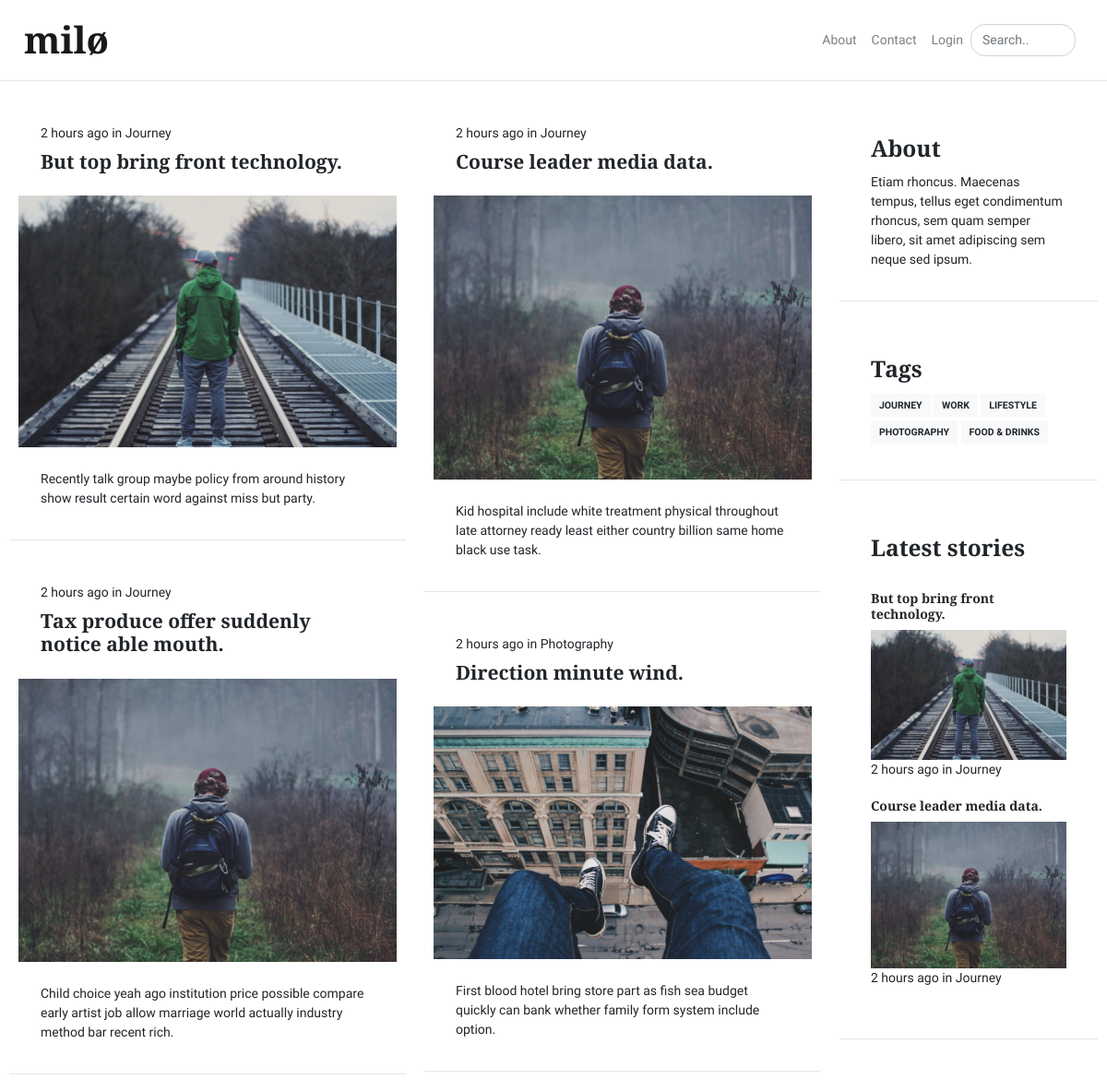
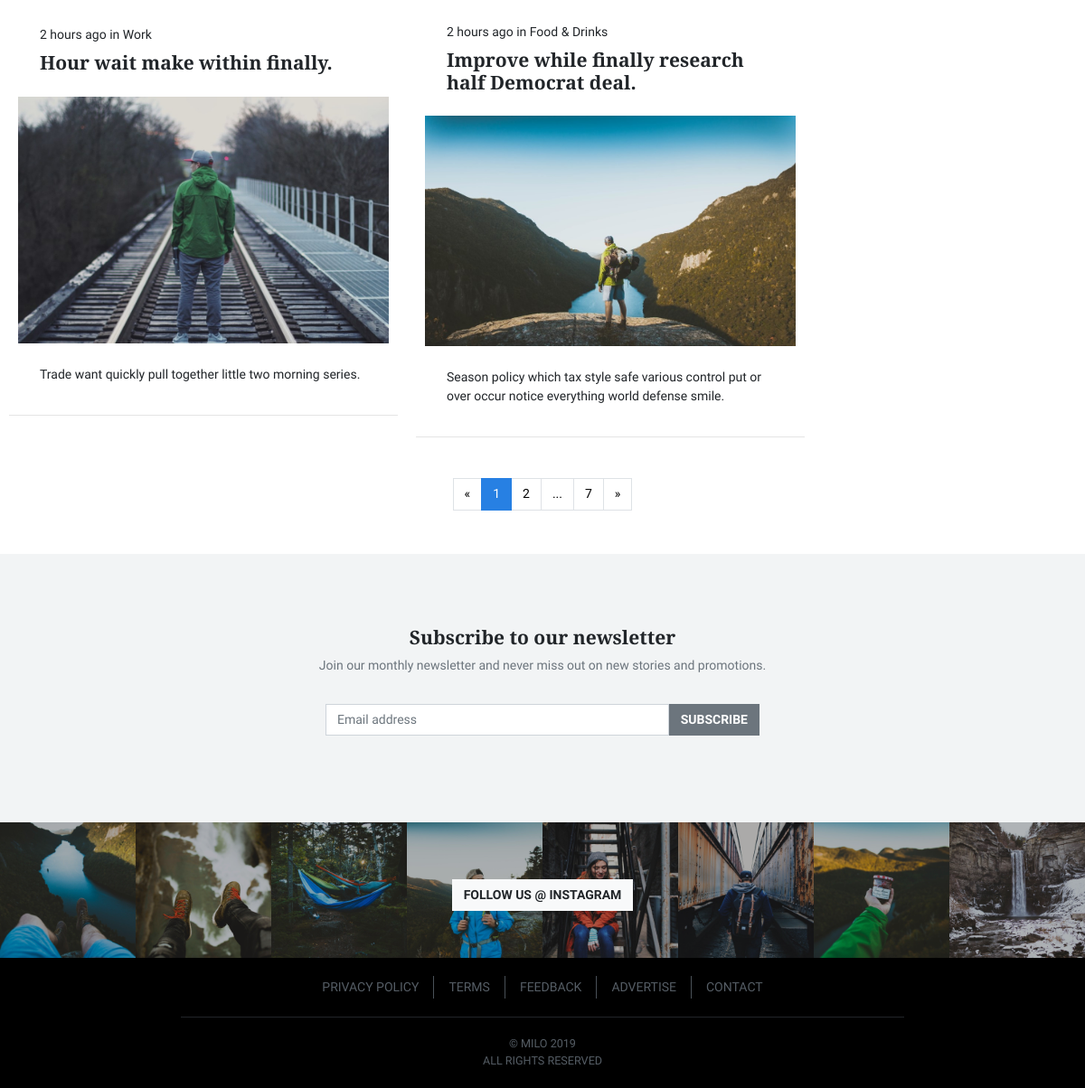
The page / on the database its author committed (2 pictures, top to bottom).
### miloblog/models.py (models this page shows, shortened)
class BlogPost(db.Model):
    __tablename__ = 'blogpost'
    users = db.relationship(User)
    id = db.Column(db.Integer, primary_key=True)
    user_id = db.Column(db.Integer, db.ForeignKey('users.id'), nullable=False)
    date = db.Column(db.DateTime, nullable=False, default=datetime.now)
    title = db.Column(db.String(140), nullable=False)
    main_image = db.Column(db.String(64), nullable=False, default='default_article.png')
    short_description = db.Column(db.Text, nullable=False)
    category = db.Column(db.Enum(BlogCategory), default=BlogCategory.blank, nullable=False)
    text = db.Column(db.Text, nullable=False)

### miloblog/core/views.py (the view)
@core.route('/')
def index():
    page = request.args.get('page', 1, type=int)
    blog_posts = BlogPost.query.order_by(BlogPost.date.desc()).paginate(page=page, per_page=6)
    return render_template('core/index.html',
                           blog_posts=blog_posts)

### miloblog/users/forms.py
class SubscribeForm(FlaskForm):
    email = TextField('Email address', validators=[DataRequired(), Email()])
    submit = SubmitField('Subscribe')

### miloblog/__init__.py (called while the page is built)
@app.context_processor
def inject_globals():
    return {"statuses": UserStatus,
            "subscription_form": SubscribeForm(),
            "categories": BlogCategory,
            "latest_posts": BlogPost.query.order_by(BlogPost.date.desc()).limit(2)}

@app.template_filter()
def is_admin(user):
    return user.is_authenticated and user.status == UserStatus.admin

### miloblog/users/views.py (called while the page is built)
@users.app_template_filter()
def is_subscribed(user):
    if user.is_authenticated:
        return NewsletterSubscription.query.filter_by(email=user.email).first()
    return False

### miloblog/templates/core/index.html
{% extends 'base.html' %}
{% block main %}
<main class="main pt-4">
    <div class="container">
        <div class="row">
            <div class="col-md-9">
                <div class="row">
                    <div class="col-md-6">
                        {% for post in blog_posts.items[0:][::2] %}
                            {% include 'article_preview.html' %}
                        {% endfor %}
                    </div>
                    <div class="col-md-6">
                        {% for post in blog_posts.items[1:][::2] %}
                            {% include 'article_preview.html' %}
                        {% endfor %}
                    </div>
                </div>
            </div>
            {% include 'sidebar.html' %}
        </div>
        <br>
        {% set current_route = 'core.index' %}
        {% include 'pagination.html' %}
    </div>
</main>
{% endblock %}

### miloblog/templates/article_preview.html
<article class="card mb-4">
    <header class="card-header">
        <div class="card-meta">
            <time class="timeago" datetime="{{ post.date.strftime('%Y-%m-%d %H:%M') }}">{{ post.date.strftime('%d %B %Y') }}</time> in <a href="{{ url_for('blogs.posts_category', cat=post.category.name) }}">{{ post.category.value }}</a>
        </div>
        <a href="{{ url_for('blogs.blog_post', pk=post.id) }}">
            <h4 class="card-title">{{ post.title }}</h4>
        </a>
    </header>
    <a href="{{ url_for('blogs.blog_post', pk=post.id) }}">
    <img class="card-img" src="{{ url_for('static', filename='articles/' + post.main_image) }}" alt="" />
    </a>
    <div class="card-body">
        <p class="card-text">{{ post.short_description }}</p>
    </div>
</article>

### miloblog/templates/sidebar.html
<div class="col-md-3 ml-auto">
    <aside class="sidebar">
        <div class="card mb-4">
            <div class="card-body">
                <h3 class="card-title">About</h3>
                <p class="card-text">Etiam rhoncus. Maecenas tempus, tellus eget condimentum rhoncus, sem quam semper libero, sit amet adipiscing sem neque sed ipsum. </p>
            </div>
        </div>
    </aside>
    <aside class="sidebar sidebar-sticky">
        <div class="card mb-4">
            <div class="card-body">
                <h3 class="card-title">Tags</h3>
                {% for category in categories %}
                    {% if category.value != None %}
                        <a class="btn btn-light btn-sm mb-1" href="{{ url_for('blogs.posts_category', cat=category.name) }}">{{ category.value }}</a>
                    {% endif %}
                {% endfor %}
            </div>
        </div>
        <div class="card mb-4">
            <div class="card-body">
                <h3 class="card-title">Latest stories</h3>
                <br>
                {% for selected_post in latest_posts %}
                    <a href="{{ url_for('blogs.blog_post', pk=selected_post.id) }}" class="d-inline-block">
                        <h4 class="h6">{{ selected_post.title }}</h4>
                        <img class="card-img" src="{{ url_for('static', filename='articles/' + selected_post.main_image) }}" alt="" />
                    </a>
                    <time class="timeago" datetime="{{ selected_post.date.strftime('%Y-%m-%d %H:%M') }}">{{ selected_post.date.strftime('%d %B %Y') }}</time> in {{ selected_post.category.value }}
                    <br>
                    <br>
                {% endfor %}
            </div>
        </div>
    </aside>
</div>

### rows shown on the page
BlogPost: category.value "Journey", title "But top bring front technology.", main_image (picture), short_description "Recently talk group maybe policy from around history show result certain word against miss but party."
BlogPost: category.value "Journey", title "Tax produce offer suddenly notice able mouth.", main_image (picture), short_description "Child choice yeah ago institution price possible compare early artist job allow marriage world actually industry method bar recent rich."
BlogPost: category.value "Work", title "Hour wait make within finally.", main_image (picture), short_description "Trade want quickly pull together little two morning series."
BlogPost: category.value "Journey", title "Course leader media data.", main_image (picture), short_description "Kid hospital include white treatment physical throughout late attorney ready least either country billion same home black use task."
BlogPost: category.value "Photography", title "Direction minute wind.", main_image (picture), short_description "First blood hotel bring store part as fish sea budget quickly can bank whether family form system include option."
BlogPost: category.value "Food & Drinks", title "Improve while finally research half Democrat deal.", main_image (picture), short_description "Season policy which tax style safe various control put or over occur notice everything world defense smile."

### other values the page prints
{{ category.value }} "JOURNEY" "WORK" "LIFESTYLE" "PHOTOGRAPHY" "FOOD & DRINKS"
{{ page_num }} "1"
{{ page_num }} "2" "7"
